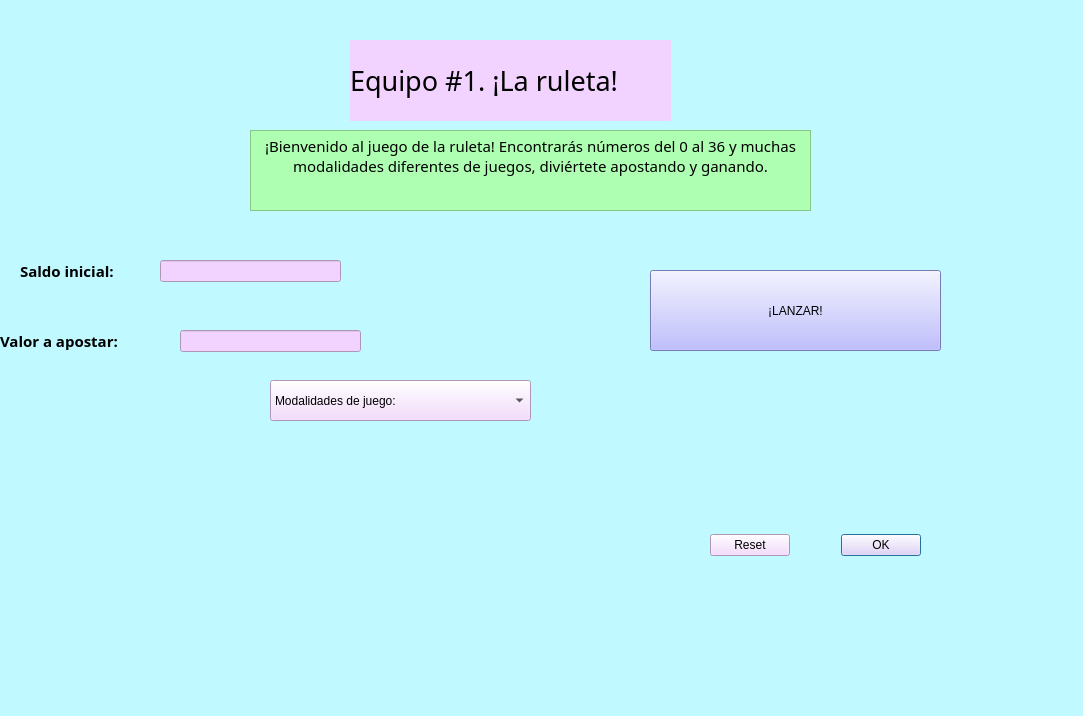
<?xml version="1.0" encoding="UTF-8"?>
<ui version="4.0">
 <class>Dialog</class>
 <widget class="QDialog" name="Dialog">
  <property name="geometry">
   <rect>
    <x>0</x>
    <y>0</y>
    <width>1083</width>
    <height>716</height>
   </rect>
  </property>
  <property name="windowTitle">
   <string>Dialog</string>
  </property>
  <property name="styleSheet">
   <string notr="true">background-color: rgb(192, 249, 255);
alternate-background-color: rgb(255, 170, 255);</string>
  </property>
  <widget class="QLabel" name="label_3">
   <property name="geometry">
    <rect>
     <x>350</x>
     <y>40</y>
     <width>321</width>
     <height>81</height>
    </rect>
   </property>
   <property name="font">
    <font>
     <family>Rufina</family>
     <pointsize>20</pointsize>
     <weight>9</weight>
     <italic>false</italic>
     <bold>false</bold>
    </font>
   </property>
   <property name="styleSheet">
    <string notr="true">font: 75 20pt &quot;Rufina&quot;;
background-color: rgb(242, 210, 255);</string>
   </property>
   <property name="text">
    <string>Equipo #1. ¡La ruleta!</string>
   </property>
  </widget>
  <widget class="QTextBrowser" name="textBrowser">
   <property name="geometry">
    <rect>
     <x>250</x>
     <y>130</y>
     <width>561</width>
     <height>81</height>
    </rect>
   </property>
   <property name="font">
    <font>
     <family>Rufina</family>
     <pointsize>12</pointsize>
     <weight>9</weight>
     <italic>false</italic>
     <bold>false</bold>
    </font>
   </property>
   <property name="styleSheet">
    <string notr="true">background-color: rgb(175, 255, 178);
font: 75 12pt &quot;Rufina&quot;;</string>
   </property>
   <property name="html">
    <string>&lt;!DOCTYPE HTML PUBLIC &quot;-//W3C//DTD HTML 4.0//EN&quot; &quot;http://www.w3.org/TR/REC-html40/strict.dtd&quot;&gt;
&lt;html&gt;&lt;head&gt;&lt;meta name=&quot;qrichtext&quot; content=&quot;1&quot; /&gt;&lt;style type=&quot;text/css&quot;&gt;
p, li { white-space: pre-wrap; }
&lt;/style&gt;&lt;/head&gt;&lt;body style=&quot; font-family:'Rufina'; font-size:12pt; font-weight:72; font-style:normal;&quot;&gt;
&lt;p align=&quot;center&quot; style=&quot; margin-top:0px; margin-bottom:0px; margin-left:0px; margin-right:0px; -qt-block-indent:0; text-indent:0px;&quot;&gt;&lt;span style=&quot; font-family:'MS Shell Dlg 2'; font-size:11pt; font-weight:400;&quot;&gt;¡Bienvenido al juego de la ruleta! Encontrarás números del 0 al 36 y muchas modalidades diferentes de juegos, diviértete apostando y ganando.&lt;/span&gt;&lt;/p&gt;&lt;/body&gt;&lt;/html&gt;</string>
   </property>
  </widget>
  <widget class="QLabel" name="label">
   <property name="geometry">
    <rect>
     <x>20</x>
     <y>260</y>
     <width>121</width>
     <height>21</height>
    </rect>
   </property>
   <property name="palette">
    <palette>
     <active>
      <colorrole role="WindowText">
       <brush brushstyle="SolidPattern">
        <color alpha="255">
         <red>0</red>
         <green>0</green>
         <blue>0</blue>
        </color>
       </brush>
      </colorrole>
      <colorrole role="Button">
       <brush brushstyle="SolidPattern">
        <color alpha="255">
         <red>192</red>
         <green>249</green>
         <blue>255</blue>
        </color>
       </brush>
      </colorrole>
      <colorrole role="Base">
       <brush brushstyle="SolidPattern">
        <color alpha="255">
         <red>192</red>
         <green>249</green>
         <blue>255</blue>
        </color>
       </brush>
      </colorrole>
      <colorrole role="Window">
       <brush brushstyle="SolidPattern">
        <color alpha="255">
         <red>192</red>
         <green>249</green>
         <blue>255</blue>
        </color>
       </brush>
      </colorrole>
      <colorrole role="AlternateBase">
       <brush brushstyle="SolidPattern">
        <color alpha="255">
         <red>255</red>
         <green>170</green>
         <blue>255</blue>
        </color>
       </brush>
      </colorrole>
     </active>
     <inactive>
      <colorrole role="WindowText">
       <brush brushstyle="SolidPattern">
        <color alpha="255">
         <red>0</red>
         <green>0</green>
         <blue>0</blue>
        </color>
       </brush>
      </colorrole>
      <colorrole role="Button">
       <brush brushstyle="SolidPattern">
        <color alpha="255">
         <red>192</red>
         <green>249</green>
         <blue>255</blue>
        </color>
       </brush>
      </colorrole>
      <colorrole role="Base">
       <brush brushstyle="SolidPattern">
        <color alpha="255">
         <red>192</red>
         <green>249</green>
         <blue>255</blue>
        </color>
       </brush>
      </colorrole>
      <colorrole role="Window">
       <brush brushstyle="SolidPattern">
        <color alpha="255">
         <red>192</red>
         <green>249</green>
         <blue>255</blue>
        </color>
       </brush>
      </colorrole>
      <colorrole role="AlternateBase">
       <brush brushstyle="SolidPattern">
        <color alpha="255">
         <red>255</red>
         <green>170</green>
         <blue>255</blue>
        </color>
       </brush>
      </colorrole>
     </inactive>
     <disabled>
      <colorrole role="WindowText">
       <brush brushstyle="SolidPattern">
        <color alpha="255">
         <red>120</red>
         <green>120</green>
         <blue>120</blue>
        </color>
       </brush>
      </colorrole>
      <colorrole role="Button">
       <brush brushstyle="SolidPattern">
        <color alpha="255">
         <red>192</red>
         <green>249</green>
         <blue>255</blue>
        </color>
       </brush>
      </colorrole>
      <colorrole role="Base">
       <brush brushstyle="SolidPattern">
        <color alpha="255">
         <red>192</red>
         <green>249</green>
         <blue>255</blue>
        </color>
       </brush>
      </colorrole>
      <colorrole role="Window">
       <brush brushstyle="SolidPattern">
        <color alpha="255">
         <red>192</red>
         <green>249</green>
         <blue>255</blue>
        </color>
       </brush>
      </colorrole>
      <colorrole role="AlternateBase">
       <brush brushstyle="SolidPattern">
        <color alpha="255">
         <red>255</red>
         <green>170</green>
         <blue>255</blue>
        </color>
       </brush>
      </colorrole>
     </disabled>
    </palette>
   </property>
   <property name="font">
    <font>
     <family>Rufina</family>
    </font>
   </property>
   <property name="text">
    <string>&lt;html&gt;&lt;head/&gt;&lt;body&gt;&lt;p&gt;&lt;span style=&quot; font-size:11pt; font-weight:600;&quot;&gt;Saldo inicial:&lt;/span&gt;&lt;/p&gt;&lt;/body&gt;&lt;/html&gt;</string>
   </property>
  </widget>
  <widget class="QLineEdit" name="lineEdit">
   <property name="enabled">
    <bool>false</bool>
   </property>
   <property name="geometry">
    <rect>
     <x>160</x>
     <y>260</y>
     <width>181</width>
     <height>22</height>
    </rect>
   </property>
   <property name="palette">
    <palette>
     <active>
      <colorrole role="WindowText">
       <brush brushstyle="SolidPattern">
        <color alpha="255">
         <red>20</red>
         <green>199</green>
         <blue>56</blue>
        </color>
       </brush>
      </colorrole>
      <colorrole role="Button">
       <brush brushstyle="SolidPattern">
        <color alpha="255">
         <red>242</red>
         <green>210</green>
         <blue>255</blue>
        </color>
       </brush>
      </colorrole>
      <colorrole role="Light">
       <brush brushstyle="SolidPattern">
        <color alpha="255">
         <red>141</red>
         <green>255</green>
         <blue>34</blue>
        </color>
       </brush>
      </colorrole>
      <colorrole role="Midlight">
       <brush brushstyle="SolidPattern">
        <color alpha="255">
         <red>212</red>
         <green>46</green>
         <blue>227</blue>
        </color>
       </brush>
      </colorrole>
      <colorrole role="Dark">
       <brush brushstyle="SolidPattern">
        <color alpha="255">
         <red>125</red>
         <green>20</green>
         <blue>160</blue>
        </color>
       </brush>
      </colorrole>
      <colorrole role="Mid">
       <brush brushstyle="SolidPattern">
        <color alpha="255">
         <red>131</red>
         <green>15</green>
         <blue>160</blue>
        </color>
       </brush>
      </colorrole>
      <colorrole role="Text">
       <brush brushstyle="SolidPattern">
        <color alpha="255">
         <red>0</red>
         <green>0</green>
         <blue>0</blue>
        </color>
       </brush>
      </colorrole>
      <colorrole role="ButtonText">
       <brush brushstyle="SolidPattern">
        <color alpha="255">
         <red>0</red>
         <green>0</green>
         <blue>0</blue>
        </color>
       </brush>
      </colorrole>
      <colorrole role="Base">
       <brush brushstyle="SolidPattern">
        <color alpha="255">
         <red>242</red>
         <green>210</green>
         <blue>255</blue>
        </color>
       </brush>
      </colorrole>
      <colorrole role="Window">
       <brush brushstyle="SolidPattern">
        <color alpha="255">
         <red>242</red>
         <green>210</green>
         <blue>255</blue>
        </color>
       </brush>
      </colorrole>
      <colorrole role="AlternateBase">
       <brush brushstyle="SolidPattern">
        <color alpha="255">
         <red>255</red>
         <green>170</green>
         <blue>255</blue>
        </color>
       </brush>
      </colorrole>
     </active>
     <inactive>
      <colorrole role="WindowText">
       <brush brushstyle="SolidPattern">
        <color alpha="255">
         <red>20</red>
         <green>199</green>
         <blue>56</blue>
        </color>
       </brush>
      </colorrole>
      <colorrole role="Button">
       <brush brushstyle="SolidPattern">
        <color alpha="255">
         <red>242</red>
         <green>210</green>
         <blue>255</blue>
        </color>
       </brush>
      </colorrole>
      <colorrole role="Light">
       <brush brushstyle="SolidPattern">
        <color alpha="255">
         <red>141</red>
         <green>255</green>
         <blue>34</blue>
        </color>
       </brush>
      </colorrole>
      <colorrole role="Midlight">
       <brush brushstyle="SolidPattern">
        <color alpha="255">
         <red>212</red>
         <green>46</green>
         <blue>227</blue>
        </color>
       </brush>
      </colorrole>
      <colorrole role="Dark">
       <brush brushstyle="SolidPattern">
        <color alpha="255">
         <red>125</red>
         <green>20</green>
         <blue>160</blue>
        </color>
       </brush>
      </colorrole>
      <colorrole role="Mid">
       <brush brushstyle="SolidPattern">
        <color alpha="255">
         <red>131</red>
         <green>15</green>
         <blue>160</blue>
        </color>
       </brush>
      </colorrole>
      <colorrole role="Text">
       <brush brushstyle="SolidPattern">
        <color alpha="255">
         <red>0</red>
         <green>0</green>
         <blue>0</blue>
        </color>
       </brush>
      </colorrole>
      <colorrole role="ButtonText">
       <brush brushstyle="SolidPattern">
        <color alpha="255">
         <red>0</red>
         <green>0</green>
         <blue>0</blue>
        </color>
       </brush>
      </colorrole>
      <colorrole role="Base">
       <brush brushstyle="SolidPattern">
        <color alpha="255">
         <red>242</red>
         <green>210</green>
         <blue>255</blue>
        </color>
       </brush>
      </colorrole>
      <colorrole role="Window">
       <brush brushstyle="SolidPattern">
        <color alpha="255">
         <red>242</red>
         <green>210</green>
         <blue>255</blue>
        </color>
       </brush>
      </colorrole>
      <colorrole role="AlternateBase">
       <brush brushstyle="SolidPattern">
        <color alpha="255">
         <red>255</red>
         <green>170</green>
         <blue>255</blue>
        </color>
       </brush>
      </colorrole>
     </inactive>
     <disabled>
      <colorrole role="WindowText">
       <brush brushstyle="SolidPattern">
        <color alpha="255">
         <red>125</red>
         <green>20</green>
         <blue>160</blue>
        </color>
       </brush>
      </colorrole>
      <colorrole role="Button">
       <brush brushstyle="SolidPattern">
        <color alpha="255">
         <red>242</red>
         <green>210</green>
         <blue>255</blue>
        </color>
       </brush>
      </colorrole>
      <colorrole role="Light">
       <brush brushstyle="SolidPattern">
        <color alpha="255">
         <red>141</red>
         <green>255</green>
         <blue>34</blue>
        </color>
       </brush>
      </colorrole>
      <colorrole role="Midlight">
       <brush brushstyle="SolidPattern">
        <color alpha="255">
         <red>212</red>
         <green>46</green>
         <blue>227</blue>
        </color>
       </brush>
      </colorrole>
      <colorrole role="Dark">
       <brush brushstyle="SolidPattern">
        <color alpha="255">
         <red>125</red>
         <green>20</green>
         <blue>160</blue>
        </color>
       </brush>
      </colorrole>
      <colorrole role="Mid">
       <brush brushstyle="SolidPattern">
        <color alpha="255">
         <red>131</red>
         <green>15</green>
         <blue>160</blue>
        </color>
       </brush>
      </colorrole>
      <colorrole role="Text">
       <brush brushstyle="SolidPattern">
        <color alpha="255">
         <red>125</red>
         <green>20</green>
         <blue>160</blue>
        </color>
       </brush>
      </colorrole>
      <colorrole role="ButtonText">
       <brush brushstyle="SolidPattern">
        <color alpha="255">
         <red>125</red>
         <green>20</green>
         <blue>160</blue>
        </color>
       </brush>
      </colorrole>
      <colorrole role="Base">
       <brush brushstyle="SolidPattern">
        <color alpha="255">
         <red>242</red>
         <green>210</green>
         <blue>255</blue>
        </color>
       </brush>
      </colorrole>
      <colorrole role="Window">
       <brush brushstyle="SolidPattern">
        <color alpha="255">
         <red>242</red>
         <green>210</green>
         <blue>255</blue>
        </color>
       </brush>
      </colorrole>
      <colorrole role="AlternateBase">
       <brush brushstyle="SolidPattern">
        <color alpha="255">
         <red>255</red>
         <green>170</green>
         <blue>255</blue>
        </color>
       </brush>
      </colorrole>
     </disabled>
    </palette>
   </property>
   <property name="font">
    <font>
     <family>Mongolian Baiti</family>
    </font>
   </property>
   <property name="styleSheet">
    <string notr="true">background-color: rgb(242, 210, 255);</string>
   </property>
   <property name="text">
    <string/>
   </property>
  </widget>
  <widget class="QLabel" name="label_4">
   <property name="geometry">
    <rect>
     <x>0</x>
     <y>330</y>
     <width>141</width>
     <height>21</height>
    </rect>
   </property>
   <property name="palette">
    <palette>
     <active>
      <colorrole role="WindowText">
       <brush brushstyle="SolidPattern">
        <color alpha="255">
         <red>0</red>
         <green>0</green>
         <blue>0</blue>
        </color>
       </brush>
      </colorrole>
      <colorrole role="Button">
       <brush brushstyle="SolidPattern">
        <color alpha="255">
         <red>192</red>
         <green>249</green>
         <blue>255</blue>
        </color>
       </brush>
      </colorrole>
      <colorrole role="Base">
       <brush brushstyle="SolidPattern">
        <color alpha="255">
         <red>192</red>
         <green>249</green>
         <blue>255</blue>
        </color>
       </brush>
      </colorrole>
      <colorrole role="Window">
       <brush brushstyle="SolidPattern">
        <color alpha="255">
         <red>192</red>
         <green>249</green>
         <blue>255</blue>
        </color>
       </brush>
      </colorrole>
      <colorrole role="AlternateBase">
       <brush brushstyle="SolidPattern">
        <color alpha="255">
         <red>255</red>
         <green>170</green>
         <blue>255</blue>
        </color>
       </brush>
      </colorrole>
     </active>
     <inactive>
      <colorrole role="WindowText">
       <brush brushstyle="SolidPattern">
        <color alpha="255">
         <red>0</red>
         <green>0</green>
         <blue>0</blue>
        </color>
       </brush>
      </colorrole>
      <colorrole role="Button">
       <brush brushstyle="SolidPattern">
        <color alpha="255">
         <red>192</red>
         <green>249</green>
         <blue>255</blue>
        </color>
       </brush>
      </colorrole>
      <colorrole role="Base">
       <brush brushstyle="SolidPattern">
        <color alpha="255">
         <red>192</red>
         <green>249</green>
         <blue>255</blue>
        </color>
       </brush>
      </colorrole>
      <colorrole role="Window">
       <brush brushstyle="SolidPattern">
        <color alpha="255">
         <red>192</red>
         <green>249</green>
         <blue>255</blue>
        </color>
       </brush>
      </colorrole>
      <colorrole role="AlternateBase">
       <brush brushstyle="SolidPattern">
        <color alpha="255">
         <red>255</red>
         <green>170</green>
         <blue>255</blue>
        </color>
       </brush>
      </colorrole>
     </inactive>
     <disabled>
      <colorrole role="WindowText">
       <brush brushstyle="SolidPattern">
        <color alpha="255">
         <red>120</red>
         <green>120</green>
         <blue>120</blue>
        </color>
       </brush>
      </colorrole>
      <colorrole role="Button">
       <brush brushstyle="SolidPattern">
        <color alpha="255">
         <red>192</red>
         <green>249</green>
         <blue>255</blue>
        </color>
       </brush>
      </colorrole>
      <colorrole role="Base">
       <brush brushstyle="SolidPattern">
        <color alpha="255">
         <red>192</red>
         <green>249</green>
         <blue>255</blue>
        </color>
       </brush>
      </colorrole>
      <colorrole role="Window">
       <brush brushstyle="SolidPattern">
        <color alpha="255">
         <red>192</red>
         <green>249</green>
         <blue>255</blue>
        </color>
       </brush>
      </colorrole>
      <colorrole role="AlternateBase">
       <brush brushstyle="SolidPattern">
        <color alpha="255">
         <red>255</red>
         <green>170</green>
         <blue>255</blue>
        </color>
       </brush>
      </colorrole>
     </disabled>
    </palette>
   </property>
   <property name="font">
    <font>
     <family>Rufina</family>
    </font>
   </property>
   <property name="text">
    <string>&lt;html&gt;&lt;head/&gt;&lt;body&gt;&lt;p&gt;&lt;span style=&quot; font-size:11pt; font-weight:600;&quot;&gt;Valor a apostar:&lt;/span&gt;&lt;/p&gt;&lt;/body&gt;&lt;/html&gt;</string>
   </property>
  </widget>
  <widget class="QLineEdit" name="lineEdit_2">
   <property name="enabled">
    <bool>false</bool>
   </property>
   <property name="geometry">
    <rect>
     <x>180</x>
     <y>330</y>
     <width>181</width>
     <height>22</height>
    </rect>
   </property>
   <property name="palette">
    <palette>
     <active>
      <colorrole role="WindowText">
       <brush brushstyle="SolidPattern">
        <color alpha="255">
         <red>20</red>
         <green>199</green>
         <blue>56</blue>
        </color>
       </brush>
      </colorrole>
      <colorrole role="Button">
       <brush brushstyle="SolidPattern">
        <color alpha="255">
         <red>242</red>
         <green>210</green>
         <blue>255</blue>
        </color>
       </brush>
      </colorrole>
      <colorrole role="Light">
       <brush brushstyle="SolidPattern">
        <color alpha="255">
         <red>141</red>
         <green>255</green>
         <blue>34</blue>
        </color>
       </brush>
      </colorrole>
      <colorrole role="Midlight">
       <brush brushstyle="SolidPattern">
        <color alpha="255">
         <red>212</red>
         <green>46</green>
         <blue>227</blue>
        </color>
       </brush>
      </colorrole>
      <colorrole role="Dark">
       <brush brushstyle="SolidPattern">
        <color alpha="255">
         <red>125</red>
         <green>20</green>
         <blue>160</blue>
        </color>
       </brush>
      </colorrole>
      <colorrole role="Mid">
       <brush brushstyle="SolidPattern">
        <color alpha="255">
         <red>131</red>
         <green>15</green>
         <blue>160</blue>
        </color>
       </brush>
      </colorrole>
      <colorrole role="Text">
       <brush brushstyle="SolidPattern">
        <color alpha="255">
         <red>0</red>
         <green>0</green>
         <blue>0</blue>
        </color>
       </brush>
      </colorrole>
      <colorrole role="ButtonText">
       <brush brushstyle="SolidPattern">
        <color alpha="255">
         <red>0</red>
         <green>0</green>
         <blue>0</blue>
        </color>
       </brush>
      </colorrole>
      <colorrole role="Base">
       <brush brushstyle="SolidPattern">
        <color alpha="255">
         <red>242</red>
         <green>210</green>
         <blue>255</blue>
        </color>
       </brush>
      </colorrole>
      <colorrole role="Window">
       <brush brushstyle="SolidPattern">
        <color alpha="255">
         <red>242</red>
         <green>210</green>
         <blue>255</blue>
        </color>
       </brush>
      </colorrole>
      <colorrole role="AlternateBase">
       <brush brushstyle="SolidPattern">
        <color alpha="255">
         <red>255</red>
         <green>170</green>
         <blue>255</blue>
        </color>
       </brush>
      </colorrole>
     </active>
     <inactive>
      <colorrole role="WindowText">
       <brush brushstyle="SolidPattern">
        <color alpha="255">
         <red>20</red>
         <green>199</green>
         <blue>56</blue>
        </color>
       </brush>
      </colorrole>
      <colorrole role="Button">
       <brush brushstyle="SolidPattern">
        <color alpha="255">
         <red>242</red>
         <green>210</green>
         <blue>255</blue>
        </color>
       </brush>
      </colorrole>
      <colorrole role="Light">
       <brush brushstyle="SolidPattern">
        <color alpha="255">
         <red>141</red>
         <green>255</green>
         <blue>34</blue>
        </color>
       </brush>
      </colorrole>
      <colorrole role="Midlight">
       <brush brushstyle="SolidPattern">
        <color alpha="255">
         <red>212</red>
         <green>46</green>
         <blue>227</blue>
        </color>
       </brush>
      </colorrole>
      <colorrole role="Dark">
       <brush brushstyle="SolidPattern">
        <color alpha="255">
         <red>125</red>
         <green>20</green>
         <blue>160</blue>
        </color>
       </brush>
      </colorrole>
      <colorrole role="Mid">
       <brush brushstyle="SolidPattern">
        <color alpha="255">
         <red>131</red>
         <green>15</green>
         <blue>160</blue>
        </color>
       </brush>
      </colorrole>
      <colorrole role="Text">
       <brush brushstyle="SolidPattern">
        <color alpha="255">
         <red>0</red>
         <green>0</green>
         <blue>0</blue>
        </color>
       </brush>
      </colorrole>
      <colorrole role="ButtonText">
       <brush brushstyle="SolidPattern">
        <color alpha="255">
         <red>0</red>
         <green>0</green>
         <blue>0</blue>
        </color>
       </brush>
      </colorrole>
      <colorrole role="Base">
       <brush brushstyle="SolidPattern">
        <color alpha="255">
         <red>242</red>
         <green>210</green>
         <blue>255</blue>
        </color>
       </brush>
      </colorrole>
      <colorrole role="Window">
       <brush brushstyle="SolidPattern">
        <color alpha="255">
         <red>242</red>
         <green>210</green>
         <blue>255</blue>
        </color>
       </brush>
      </colorrole>
      <colorrole role="AlternateBase">
       <brush brushstyle="SolidPattern">
        <color alpha="255">
         <red>255</red>
         <green>170</green>
         <blue>255</blue>
        </color>
       </brush>
      </colorrole>
     </inactive>
     <disabled>
      <colorrole role="WindowText">
       <brush brushstyle="SolidPattern">
        <color alpha="255">
         <red>125</red>
         <green>20</green>
         <blue>160</blue>
        </color>
       </brush>
      </colorrole>
      <colorrole role="Button">
       <brush brushstyle="SolidPattern">
        <color alpha="255">
         <red>242</red>
         <green>210</green>
         <blue>255</blue>
        </color>
       </brush>
      </colorrole>
      <colorrole role="Light">
       <brush brushstyle="SolidPattern">
        <color alpha="255">
         <red>141</red>
         <green>255</green>
         <blue>34</blue>
        </color>
       </brush>
      </colorrole>
      <colorrole role="Midlight">
       <brush brushstyle="SolidPattern">
        <color alpha="255">
         <red>212</red>
         <green>46</green>
         <blue>227</blue>
        </color>
       </brush>
      </colorrole>
      <colorrole role="Dark">
       <brush brushstyle="SolidPattern">
        <color alpha="255">
         <red>125</red>
         <green>20</green>
         <blue>160</blue>
        </color>
       </brush>
      </colorrole>
      <colorrole role="Mid">
       <brush brushstyle="SolidPattern">
        <color alpha="255">
         <red>131</red>
         <green>15</green>
         <blue>160</blue>
        </color>
       </brush>
      </colorrole>
      <colorrole role="Text">
       <brush brushstyle="SolidPattern">
        <color alpha="255">
         <red>125</red>
         <green>20</green>
         <blue>160</blue>
        </color>
       </brush>
      </colorrole>
      <colorrole role="ButtonText">
       <brush brushstyle="SolidPattern">
        <color alpha="255">
         <red>125</red>
         <green>20</green>
         <blue>160</blue>
        </color>
       </brush>
      </colorrole>
      <colorrole role="Base">
       <brush brushstyle="SolidPattern">
        <color alpha="255">
         <red>242</red>
         <green>210</green>
         <blue>255</blue>
        </color>
       </brush>
      </colorrole>
      <colorrole role="Window">
       <brush brushstyle="SolidPattern">
        <color alpha="255">
         <red>242</red>
         <green>210</green>
         <blue>255</blue>
        </color>
       </brush>
      </colorrole>
      <colorrole role="AlternateBase">
       <brush brushstyle="SolidPattern">
        <color alpha="255">
         <red>255</red>
         <green>170</green>
         <blue>255</blue>
        </color>
       </brush>
      </colorrole>
     </disabled>
    </palette>
   </property>
   <property name="font">
    <font>
     <family>Monotype Corsiva</family>
    </font>
   </property>
   <property name="styleSheet">
    <string notr="true">background-color: rgb(242, 210, 255);</string>
   </property>
   <property name="text">
    <string/>
   </property>
  </widget>
  <widget class="QPushButton" name="pushButton">
   <property name="geometry">
    <rect>
     <x>650</x>
     <y>270</y>
     <width>291</width>
     <height>81</height>
    </rect>
   </property>
   <property name="styleSheet">
    <string notr="true">background-color: rgb(170, 170, 255);
font: 12pt &quot;Rufina&quot;;</string>
   </property>
   <property name="text">
    <string>¡LANZAR!</string>
   </property>
  </widget>
  <widget class="QComboBox" name="comboBox">
   <property name="geometry">
    <rect>
     <x>270</x>
     <y>380</y>
     <width>261</width>
     <height>41</height>
    </rect>
   </property>
   <property name="styleSheet">
    <string notr="true">background-color: rgb(242, 210, 255);
font: 12pt &quot;Rufina&quot;;</string>
   </property>
   <item>
    <property name="text">
     <string>Modalidades de juego:</string>
    </property>
   </item>
   <item>
    <property name="text">
     <string>Apuesta número</string>
    </property>
   </item>
   <item>
    <property name="text">
     <string>Apuesta color</string>
    </property>
   </item>
   <item>
    <property name="text">
     <string>Apuesta par</string>
    </property>
   </item>
   <item>
    <property name="text">
     <string>Apuesta impar</string>
    </property>
   </item>
   <item>
    <property name="text">
     <string>Apuesta rango de números</string>
    </property>
   </item>
  </widget>
  <widget class="QDialogButtonBox" name="buttonBox">
   <property name="geometry">
    <rect>
     <x>710</x>
     <y>520</y>
     <width>211</width>
     <height>51</height>
    </rect>
   </property>
   <property name="styleSheet">
    <string notr="true">background-color: rgb(242, 210, 255);
font: 10pt &quot;Rufina&quot;;</string>
   </property>
   <property name="orientation">
    <enum>Qt::Horizontal</enum>
   </property>
   <property name="standardButtons">
    <set>QDialogButtonBox::Ok|QDialogButtonBox::Reset</set>
   </property>
  </widget>
 </widget>
 <resources/>
 <connections/>
</ui>
